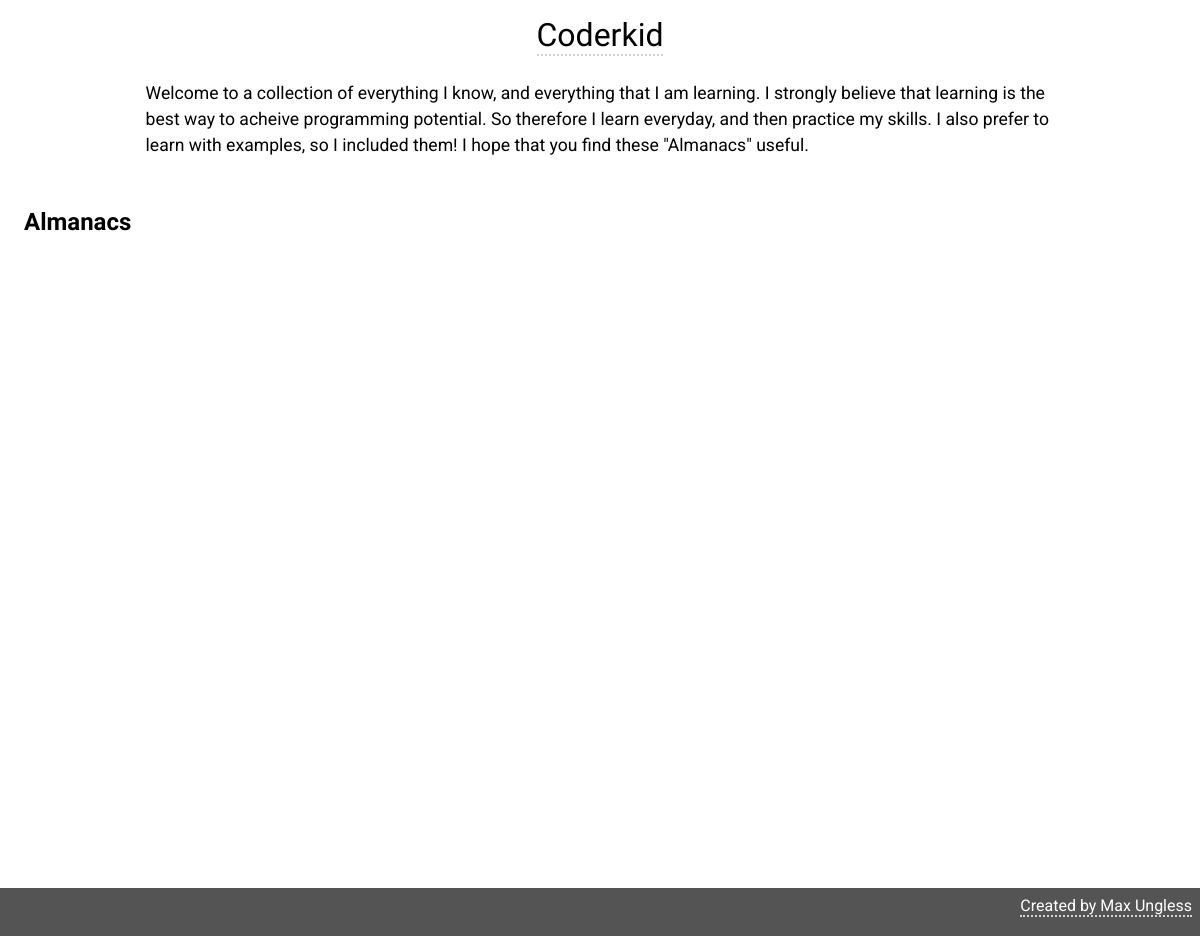
/, run on an earlier commit of the app's database.
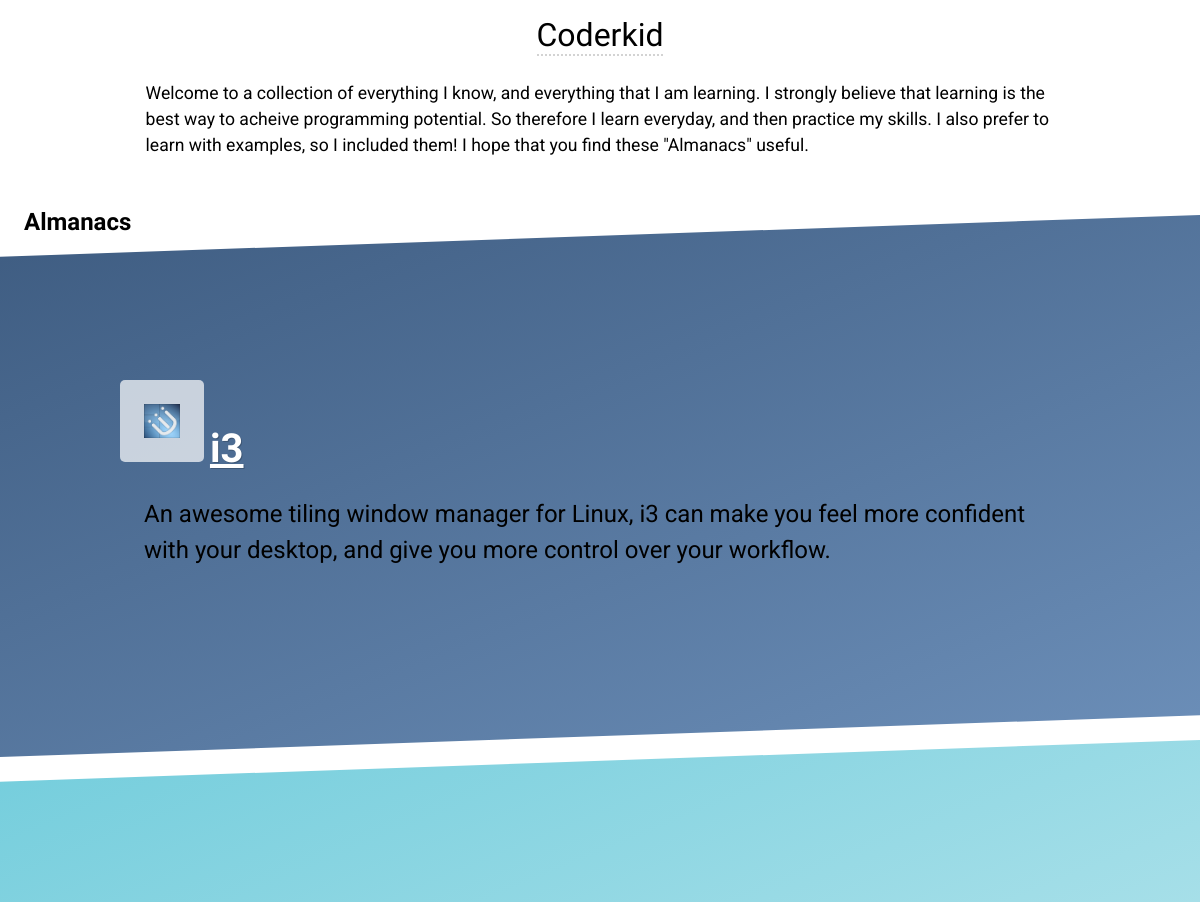
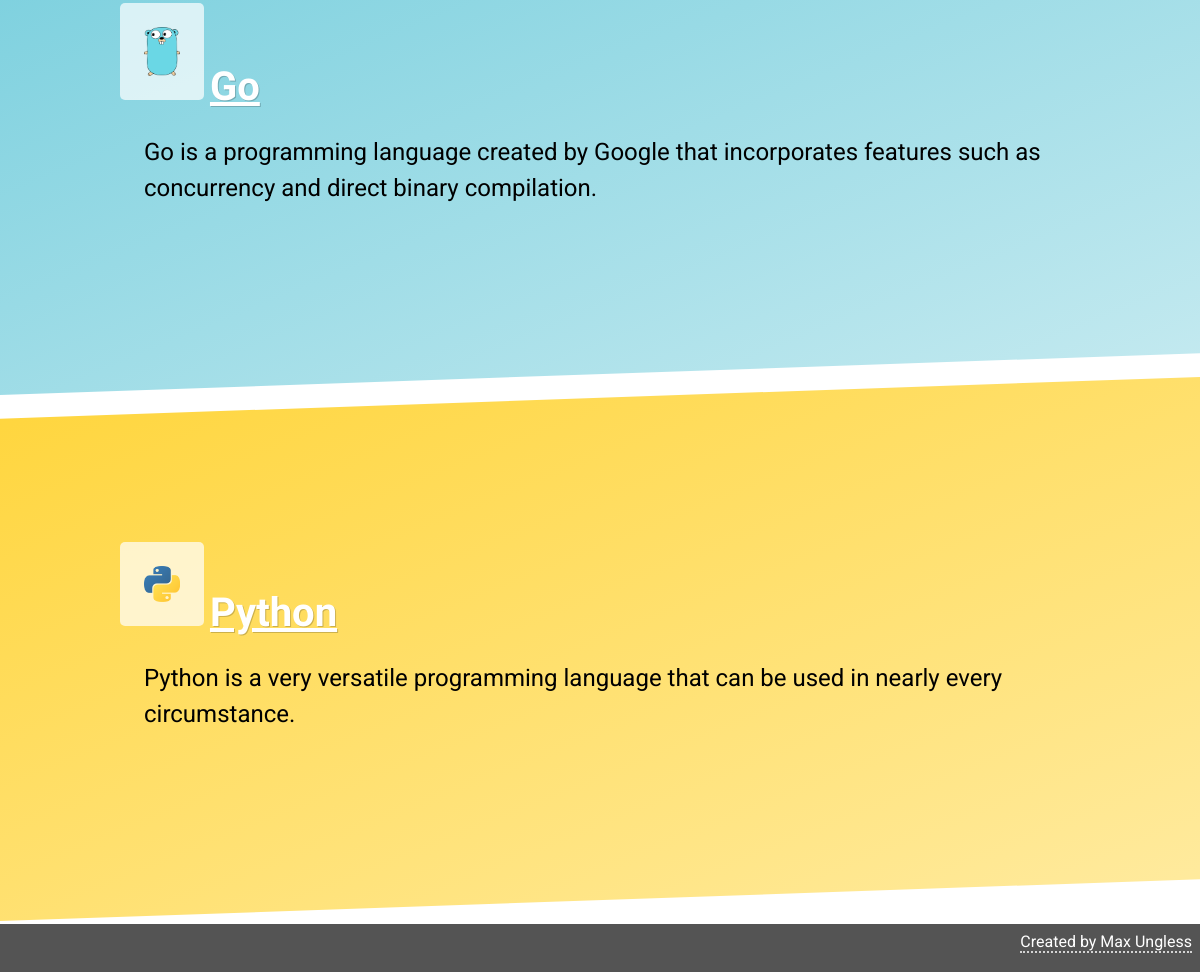
And on a later commit of the database (2 pictures, top to bottom).
### almanac/models.py (models this page shows, shortened)
class Almanac(models.Model):
    title = models.CharField(max_length=40, unique=True)
    description = models.TextField(max_length=500)
    created = models.DateField(default=timezone.now)
    slug = models.SlugField(editable=False)
    is_published = models.BooleanField(default=False)
    def get_absolute_url(self):
        return reverse("almanac", kwargs={"slug": self.slug})

### almanac/views.py (the view)
# urls.py: url(r'^$', views.IndexView.as_view(), name="index"),
class IndexView(generic.ListView):
    template_name = "almanac/index.html"
    context_object_name = "almanacs"
    queryset = models.Almanac.objects.filter(is_published=True).order_by("-created")
    def get_context_data(self, *args, **kwargs):
        context = super(IndexView, self).get_context_data(**kwargs)
        margin = datetime.timedelta(days=7)
        new = []
        for almanac in self.queryset:
            if datetime.datetime.today().date() - margin <= almanac.created + margin:
                new.append(almanac.slug)
        context["new"] = new
        return context

### templates/almanac/index.html (shortened to what this page needs)
{% extends "almanac/base.html" %}
{% load static %}
{% block index-header %}
    <p>Welcome to a collection of everything I know, and everything that I am learning. I strongly believe that learning is the best way to acheive programming potential. So therefore I learn everyday, and then practice my skills. I also prefer to learn with examples, so I included them! I hope that you find these "Almanacs" useful.</p>
{% endblock %}
{% block content %}
<section id="latest-almanacs">
    <h2>Almanacs</h2>
    <section id="almanac-displays">
        {% for almanac in almanacs %}
            <div class="almanac almanac-{{ almanac.slug }}">
                <div class="almanac-title-content">
                    <a href="{{ almanac.get_absolute_url }}">
                        <img class="almanac-logo" src="{% static 'img/' %}{{ almanac.slug }}.png" alt="{{ almanac.slug }} logo">
                        <h3>{{ almanac.title }}</h3>
                    </a>
                    <p>{{ almanac.description }}</p>
                </div>
            </div>
        {% endfor %}
    </section>
</section>
{% endblock %}

### templates/almanac/base.html (shortened to what this page needs)
{% load staticfiles %}
<!DOCTYPE html>
<html lang="en">
<head>
    <link rel="stylesheet" href="{% static 'css/main.css' %}">
</head>
<body>
    <div class="wrapper">
        <header id="index-header">
            <h1><a href="{% url 'index' %}">Coderkid</a></h1>
            {% block index-header %}
            {% endblock %}
        </header>
        <main id="index-content">
            {% block content %}
            {% endblock %}
        </main>
    </div>
    <footer id="index-footer">
        <a href="http://maxungless.com">Created by Max Ungless</a>
    </footer>
</body>
</html>

### static/css/main.css (style rules this page uses)
* { padding: 0; margin: 0; box-sizing: border-box; }
h1, h2, h3, h4, h5, h6 { padding: 0.5rem; font-family: "Kumar One", serif; }
h1 { font-size: 5.9rem; }
h2 { font-size: 2rem; }
@media (min-width: 1024px) and (max-width: 1920px) { h2 { font-size: 2rem; } }
h3 { font-size: 1.2rem; }
@media (min-width: 1024px) and (max-width: 1920px) { h3 { font-size: 1.4rem; } }
p { padding: 1em; line-height: 1.5em; font-size: 1em; }
a, p, ul, ol, body { font-family: "Roboto", "Open Sans", Ubuntu, Raleway, sans-serif; }
a { color: #FE4A49; text-decoration: none; border-bottom: 2px dotted lightgray; word-wrap: break-word; }
.wrapper { min-height: 100%; position: relative; }
header#index-header { padding: 0.5em; margin: 0 auto; width: 60em; max-width: 90vw; }
header#index-header p { font-size: 1.1rem; }
header#index-header h1 { font-size: 0; text-align: center; }
header#index-header h1 a { color: black; font: 2rem 'Kumar One'; }
main#index-content { padding: 0; min-height: calc(100vh - 6em); }
footer#index-footer { background: #545454; margin: 0; height: 3em; padding: 0.5em; text-align: right; }
footer#index-footer a { color: white; }
section#latest-almanacs { overflow: hidden; margin: 0; padding: 0; }
section#latest-almanacs h2 { font-size: 1.5rem; padding: 1em 0 0 1em; }
section#latest-almanacs .almanac { transform: rotate(-2deg); background: linear-gradient(to top right, white, lightgray); margin: 0 -4em 1em -4em; padding: 4em 4em; width: calc(100vw + 8em); }
@media (min-width: 1024px) and (max-width: 1920px) { section#latest-almanacs .almanac { font-size: 1.5rem; } }
section#latest-almanacs .almanac .almanac-title-content { transform: rotate(2deg); margin: 0 auto; padding: 2em 0; width: 80vw; }
section#latest-almanacs .almanac .almanac-title-content img { transition: 0.3s all; }
section#latest-almanacs .almanac .almanac-title-content a { color: white; text-shadow: 1px 1px rgba(0, 0, 0, 0.2); border: 0; }
section#latest-almanacs .almanac .almanac-title-content a h3 { text-decoration: underline; }
section#latest-almanacs .almanac .almanac-title-content h3 { font-family: "Kumar One", serif; font-size: 2.5rem; display: inline; padding: 0 0 1em 0; }
.almanac-python { background: linear-gradient(to top left, #ffeba1, #FFD53B) !important; }
.almanac-i3 { background: linear-gradient(to top left, #6c8fb9, #3E5C81) !important; }
.almanac-go { background: linear-gradient(to top left, #c5eaf0, #73CDDC) !important; }
img.almanac-logo { width: 10em; display: inline; border-radius: 5px; padding: 1em; text-decoration: none !important; border: 0; background: rgba(255, 255, 255, 0.7); }
@media (min-width: 1024px) and (max-width: 1920px) { img.almanac-logo { width: 7vw; } }

What changed in the data, as far as the page shows it:
now on this page (row edited): Almanac: shows a picture, title "i3", description "An awesome tiling window manager for Linux, i3 can make you feel more confident with your desktop, and give you more control over your workflow."
now on this page (row edited): Almanac: shows a picture, title "Go", description "Go is a programming language created by Google that incorporates features such as concurrency and direct binary compilation."
now on this page (row edited): Almanac: slug (picture), title "Python", description "Python is a very versatile programming language that can be used in nearly every circumstance."
